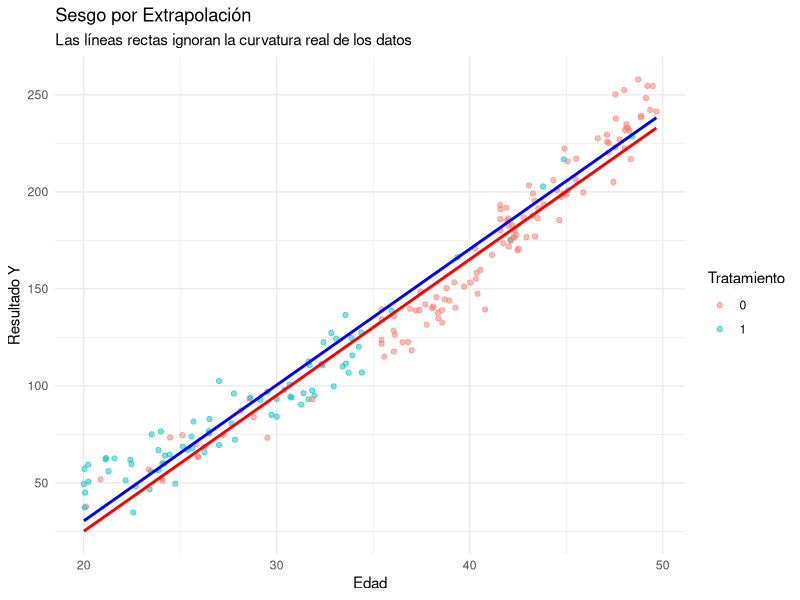

R code for this plot:
## ---- chunk 1
library(tidyverse)
#Creamos una realidad no lineal
n<-200
set.seed(42)

#Covariable (Edad) de 20 a 50 años con una distribucion uniforme
edad <- runif(n, 20, 50)

# El tratamiento solo se asigna a gente joven (Falta de soporte en edades altas)
prob_A <- ifelse(edad < 35, 0.8, 0.05)
A <- rbinom(n, 1, prob_A)

#El resultado real sigue una curva (cuadrática)
#Pero solo observaremos tratados en la zona joven
Y <- 0.1 * (edad^2) + 5 * A + rnorm(n, 0, 10)
df_extrapolacion <- data.frame(Y, A, edad)

#Ajustamos un modelo lineal (Error de especificación)
#El modelo cree que la relación es una línea recta
modelo_erroneo <- lm(Y ~ A + edad, data = df_extrapolacion)

#G-computation: Predecimos para toda la muestra (incluyendo mayores de 35)
df_a1 <- df_extrapolacion %>% mutate(A = 1)
df_a0 <- df_extrapolacion %>% mutate(A = 0)

pred_a1 <- predict(modelo_erroneo, df_a1)
pred_a0 <- predict(modelo_erroneo, df_a0)

#Visualización del error
ggplot(df_extrapolacion, aes(x = edad, y = Y, color = as.factor(A))) + geom_point(alpha = 0.5) + geom_line(aes(y = pred_a1), color = "blue", size = 1) + #Lo que el modelo cree
geom_line(aes(y = pred_a0), color = "red", size = 1) + #Lo que el modelo cree
labs(title = "Sesgo por Extrapolación",
subtitle = "Las líneas rectas ignoran la curvatura real de los datos", x = "Edad", y = "Resultado Y", color = "Tratamiento") + theme_minimal()
